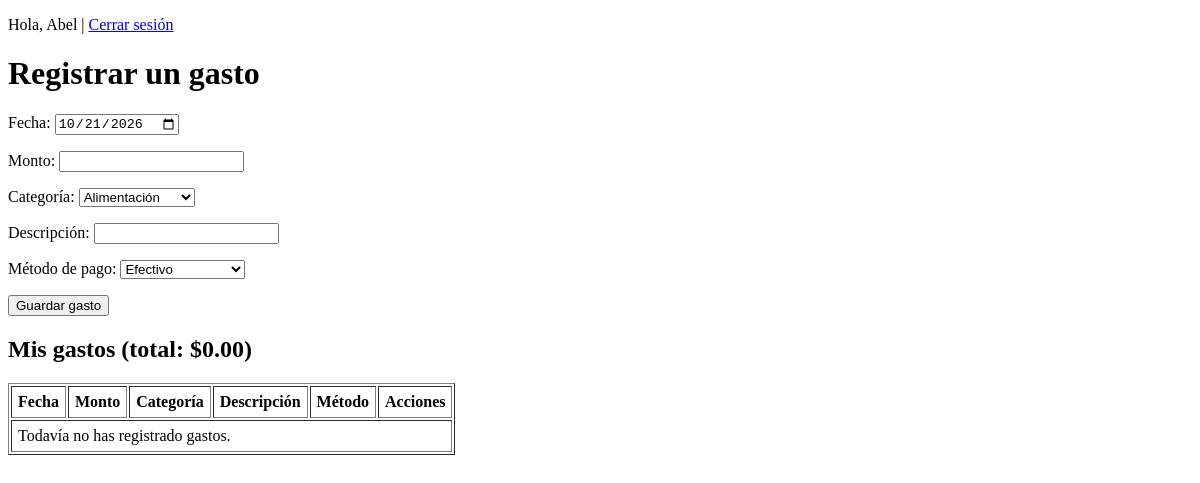
/gastos (signed in), run on an earlier commit of the app's database.
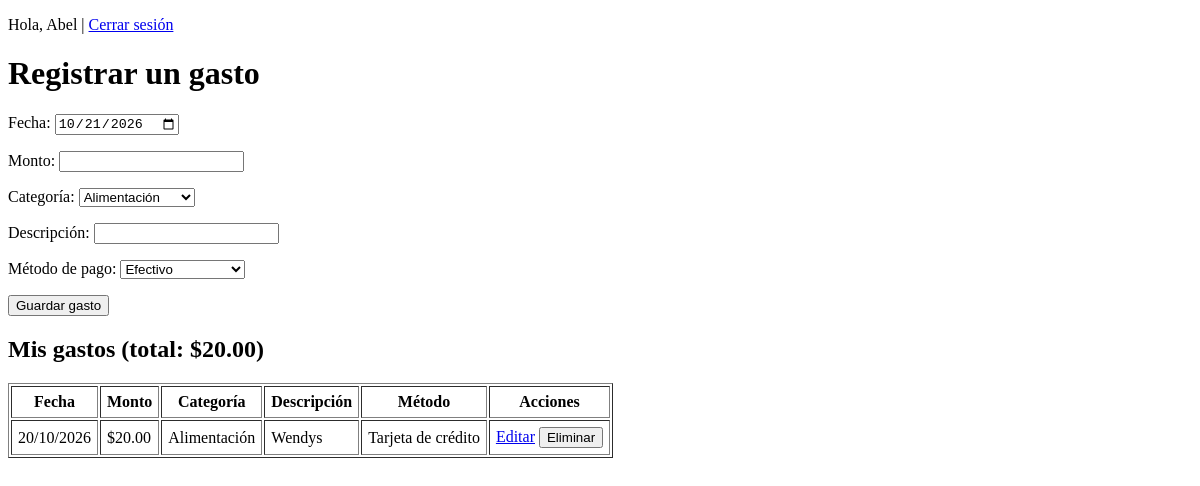
And on a later commit of the database.
### models.py (models this page shows)
class Gasto(db.Model):
    id = db.Column(db.Integer, primary_key=True)
    fecha = db.Column(db.Date, nullable=False, default=datetime.utcnow)
    monto = db.Column(db.Float, nullable=False)
    descripcion = db.Column(db.String(200))
    metodo_pago = db.Column(db.String(40))
    categoria_id = db.Column(db.Integer, db.ForeignKey("categoria.id"), nullable=False)
    usuario_id = db.Column(db.Integer, db.ForeignKey("usuario.id"), nullable=False)

class Categoria(db.Model):
    id = db.Column(db.Integer, primary_key=True)
    nombre = db.Column(db.String(60), nullable=False)
    es_predefinida = db.Column(db.Boolean, default=False)
    usuario_id = db.Column(db.Integer, db.ForeignKey("usuario.id"), nullable=True)
    gastos = db.relationship("Gasto", backref="categoria")

### app.py (the view, shortened to what this page needs)
@app.route("/gastos", methods=["GET", "POST"])
@login_required
def gastos():
    mis_gastos = (Gasto.query
                  .filter_by(usuario_id=current_user.id)
                  .order_by(Gasto.fecha.desc(), Gasto.id.desc())
                  .all())
    categorias = Categoria.query.filter_by(es_predefinida=True).all()
    total = sum(g.monto for g in mis_gastos)
    return render_template("gastos.html",
                           gastos=mis_gastos,
                           categorias=categorias,
                           total=total,
                           hoy=date.today().isoformat())

### app.py (called while the page is built)
@login_manager.user_loader
def cargar_usuario(user_id):
    return db.session.get(Usuario, int(user_id))

### templates/gastos.html (shortened to what this page needs)
<!DOCTYPE html>
<html lang="es">
<head><meta charset="UTF-8"><title>Mis gastos</title></head>
<body>
  <p>Hola, {{ current_user.nombre }} | <a href="/logout">Cerrar sesión</a></p>
  <h1>Registrar un gasto</h1>
  <form method="POST" action="/gastos">
    <p>Fecha: <input name="fecha" type="date" value="{{ hoy }}" required></p>
    <p>Monto: <input name="monto" type="number" step="0.01" min="0" required></p>
    <p>Categoría:
      <select name="categoria_id" required>
        {% for c in categorias %}
          <option value="{{ c.id }}">{{ c.nombre }}</option>
        {% endfor %}
      </select>
    </p>
    <p>Descripción: <input name="descripcion" maxlength="200"></p>
    <p>Método de pago:
      <select name="metodo_pago">
        <option>Efectivo</option>
      </select>
    </p>
    <button type="submit">Guardar gasto</button>
  </form>
  <h2>Mis gastos (total: ${{ "%.2f"|format(total) }})</h2>
  <table border="1" cellpadding="6">
    <tr>
      <th>Fecha</th><th>Monto</th><th>Categoría</th>
      <th>Descripción</th><th>Método</th><th>Acciones</th>
    </tr>
    {% for g in gastos %}
    <tr>
      <td>{{ g.fecha.strftime("%d/%m/%Y") }}</td>
      <td>${{ "%.2f"|format(g.monto) }}</td>
      <td>{{ g.categoria.nombre }}</td>
      <td>{{ g.descripcion or "" }}</td>
      <td>{{ g.metodo_pago or "" }}</td>
      <td>
        <a href="/gastos/{{ g.id }}/editar">Editar</a>
        <form method="POST" action="/gastos/{{ g.id }}/eliminar" style="display:inline"
              onsubmit="return confirm('¿Eliminar este gasto?')">
          <button type="submit">Eliminar</button>
        </form>
      </td>
    </tr>
    {% else %}
    <tr><td colspan="6">Todavía no has registrado gastos.</td></tr>
    {% endfor %}
  </table>
</body>
</html>

What changed in the data, as far as the page shows it:
added Gasto: fecha "20/10/2026", monto "20.00", categoria.nombre "Alimentación", descripcion "Wendys", metodo_pago "Tarjeta de crédito"
Also different on the page:
{{ "%.2f"|format(total) }}: "0.00" → "20.00"
text no longer shown: "Todavía no has registrado gastos."
